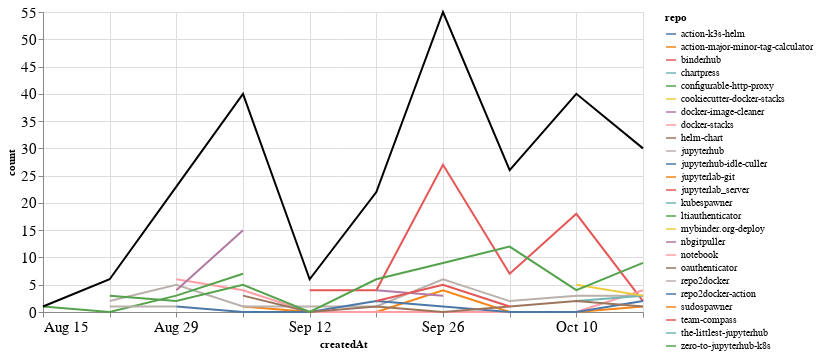

Notebook code for this chart:
### Markdown cell above
### Comments

### Code cell
comments_time = comments.groupby('repo').resample('W', on='createdAt').count()['author'].reset_index()
comments_time = comments_time.rename(columns={'author': 'count'})
comments_time_total = comments_time.groupby('createdAt').agg({"count": "sum"}).reset_index()
ch1 = alt.Chart(comments_time, width=600).mark_line().encode(
    x='createdAt',
    y='count',
    color='repo',
    tooltip="repo"
)

ch2 = alt.Chart(comments_time_total, width=600).mark_line(color="black").encode(
    x='createdAt',
    y='count',
)

ch1 + ch2

### Figure 1 — Vega-Lite specification as saved in the notebook (floating-point values rounded to 4 significant figures)
{"config": {"axisLeft": {"labelFontSize": 15}, "axisBottom": {"labelFontSize": 15}}, "layer": [{"data": {"name": "data-efb17d6723c2162d8c9b93aa79c71e7b"}, "mark": "line", "encoding": {"color": {"type": "nominal", "field": "repo"}, "tooltip": {"type": "nominal", "field": "repo"}, "x": {"type": "temporal", "field": "createdAt"}, "y": {"type": "quantitative", "field": "count"}}, "width": 600}, {"data": {"name": "data-afba4818446a9aa6b93cc9d4fc5a7795"}, "mark": {"type": "line", "color": "black"}, "encoding": {"x": {"type": "temporal", "field": "createdAt"}, "y": {"type": "quantitative", "field": "count"}}, "width": 600}], "$schema": "https://vega.github.io/schema/vega-lite/v4.8.1.json", "datasets": {"data-efb17d6723c2162d8c9b93aa79c71e7b": [{"repo": "action-k3s-helm", "createdAt": "2021-10-10T00:00:00", "count": 5}, {"repo": "action-major-minor-tag-calculator", "createdAt": "2021-09-05T00:00:00", "count": 1}, {"repo": "action-major-minor-tag-calculator", "createdAt": "2021-09-12T00:00:00", "count": 0}, {"repo": "action-major-minor-tag-calculator", "createdAt": "2021-09-19T00:00:00", "count": 0}, {"repo": "action-major-minor-tag-calculator", "createdAt": "2021-09-26T00:00:00", "count": 4}, {"repo": "action-major-minor-tag-calculator", "createdAt": "2021-10-03T00:00:00", "count": 0}, {"repo": "action-major-minor-tag-calculator", "createdAt": "2021-10-10T00:00:00", "count": 0}, {"repo": "action-major-minor-tag-calculator", "createdAt": "2021-10-17T00:00:00", "count": 1}, {"repo": "binderhub", "createdAt": "2021-09-12T00:00:00", "count": 4}, {"repo": "binderhub", "createdAt": "2021-09-19T00:00:00", "count": 4}, {"repo": "binderhub", "createdAt": "2021-09-26T00:00:00", "count": 27}, {"repo": "binderhub", "createdAt": "2021-10-03T00:00:00", "count": 7}, {"repo": "binderhub", "createdAt": "2021-10-10T00:00:00", "count": 18}, {"repo": "binderhub", "createdAt": "2021-10-17T00:00:00", "count": 2}, {"repo": "chartpress", "createdAt": "2021-09-05T00:00:00", "count": 2}, {"repo": "configurable-http-proxy", "createdAt": "2021-09-19T00:00:00", "count": 2}, {"repo": "cookiecutter-docker-stacks", "createdAt": "2021-09-05T00:00:00", "count": 1}, {"repo": "docker-image-cleaner", "createdAt": "2021-09-19T00:00:00", "count": 4}, {"repo": "docker-image-cleaner", "createdAt": "2021-09-26T00:00:00", "count": 3}, {"repo": "docker-stacks", "createdAt": "2021-08-29T00:00:00", "count": 6}, {"repo": "docker-stacks", "createdAt": "2021-09-05T00:00:00", "count": 4}, {"repo": "docker-stacks", "createdAt": "2021-09-12T00:00:00", "count": 0}, {"repo": "docker-stacks", "createdAt": "2021-09-19T00:00:00", "count": 0}, {"repo": "docker-stacks", "createdAt": "2021-09-26T00:00:00", "count": 0}, {"repo": "docker-stacks", "createdAt": "2021-10-03T00:00:00", "count": 0}, {"repo": "docker-stacks", "createdAt": "2021-10-10T00:00:00", "count": 0}, {"repo": "docker-stacks", "createdAt": "2021-10-17T00:00:00", "count": 4}, {"repo": "helm-chart", "createdAt": "2021-10-10T00:00:00", "count": 1}, {"repo": "jupyterhub", "createdAt": "2021-08-22T00:00:00", "count": 2}, {"repo": "jupyterhub", "createdAt": "2021-08-29T00:00:00", "count": 5}, {"repo": "jupyterhub", "createdAt": "2021-09-05T00:00:00", "count": 1}, {"repo": "jupyterhub", "createdAt": "2021-09-12T00:00:00", "count": 1}, {"repo": "jupyterhub", "createdAt": "2021-09-19T00:00:00", "count": 1}, {"repo": "jupyterhub", "createdAt": "2021-09-26T00:00:00", "count": 6}, {"repo": "jupyterhub", "createdAt": "2021-10-03T00:00:00", "count": 2}, {"repo": "jupyterhub", "createdAt": "2021-10-10T00:00:00", "count": 3}, {"repo": "jupyterhub", "createdAt": "2021-10-17T00:00:00", "count": 3}, {"repo": "jupyterhub-idle-culler", "createdAt": "2021-08-29T00:00:00", "count": 1}, {"repo": "jupyterhub-idle-culler", "createdAt": "2021-09-05T00:00:00", "count": 0}, {"repo": "jupyterhub-idle-culler", "createdAt": "2021-09-12T00:00:00", "count": 0}, {"repo": "jupyterhub-idle-culler", "createdAt": "2021-09-19T00:00:00", "count": 2}, {"repo": "jupyterhub-idle-culler", "createdAt": "2021-09-26T00:00:00", "count": 1}, {"repo": "jupyterhub-idle-culler", "createdAt": "2021-10-03T00:00:00", "count": 0}, {"repo": "jupyterhub-idle-culler", "createdAt": "2021-10-10T00:00:00", "count": 0}, {"repo": "jupyterhub-idle-culler", "createdAt": "2021-10-17T00:00:00", "count": 2}, {"repo": "jupyterlab-git", "createdAt": "2021-10-03T00:00:00", "count": 2}, {"repo": "jupyterlab_server", "createdAt": "2021-10-03T00:00:00", "count": 1}, {"repo": "kubespawner", "createdAt": "2021-10-10T00:00:00", "count": 2}, {"repo": "kubespawner", "createdAt": "2021-10-17T00:00:00", "count": 3}, {"repo": "ltiauthenticator", "createdAt": "2021-08-15T00:00:00", "count": 1}, {"repo": "ltiauthenticator", "createdAt": "2021-08-22T00:00:00", "count": 0}, {"repo": "ltiauthenticator", "createdAt": "2021-08-29T00:00:00", "count": 3}, {"repo": "ltiauthenticator", "createdAt": "2021-09-05T00:00:00", "count": 7}, {"repo": "mybinder.org-deploy", "createdAt": "2021-10-10T00:00:00", "count": 5}, {"repo": "mybinder.org-deploy", "createdAt": "2021-10-17T00:00:00", "count": 3}, {"repo": "nbgitpuller", "createdAt": "2021-08-29T00:00:00", "count": 4}, {"repo": "nbgitpuller", "createdAt": "2021-09-05T00:00:00", "count": 15}, {"repo": "notebook", "createdAt": "2021-08-29T00:00:00", "count": 1}, {"repo": "oauthenticator", "createdAt": "2021-09-05T00:00:00", "count": 3}, {"repo": "oauthenticator", "createdAt": "2021-09-12T00:00:00", "count": 0}, {"repo": "oauthenticator", "createdAt": "2021-09-19T00:00:00", "count": 1}, {"repo": "oauthenticator", "createdAt": "2021-09-26T00:00:00", "count": 0}, {"repo": "oauthenticator", "createdAt": "2021-10-03T00:00:00", "count": 1}, {"repo": "oauthenticator", "createdAt": "2021-10-10T00:00:00", "count": 2}, {"repo": "oauthenticator", "createdAt": "2021-10-17T00:00:00", "count": 1}, {"repo": "repo2docker", "createdAt": "2021-08-22T00:00:00", "count": 1}, {"repo": "repo2docker", "createdAt": "2021-08-29T00:00:00", "count": 1}, {"repo": "repo2docker-action", "createdAt": "2021-09-05T00:00:00", "count": 1}, {"repo": "sudospawner", "createdAt": "2021-09-12T00:00:00", "count": 1}, {"repo": "team-compass", "createdAt": "2021-09-19T00:00:00", "count": 2}, {"repo": "team-compass", "createdAt": "2021-09-26T00:00:00", "count": 5}, {"repo": "team-compass", "createdAt": "2021-10-03T00:00:00", "count": 1}, {"repo": "the-littlest-jupyterhub", "createdAt": "2021-10-17T00:00:00", "count": 2}, {"repo": "zero-to-jupyterhub-k8s", "createdAt": "2021-08-22T00:00:00", "count": 3}, {"repo": "zero-to-jupyterhub-k8s", "createdAt": "2021-08-29T00:00:00", "count": 2}, {"repo": "zero-to-jupyterhub-k8s", "createdAt": "2021-09-05T00:00:00", "count": 5}, {"repo": "zero-to-jupyterhub-k8s", "createdAt": "2021-09-12T00:00:00", "count": 0}, {"repo": "zero-to-jupyterhub-k8s", "createdAt": "2021-09-19T00:00:00", "count": 6}, {"repo": "zero-to-jupyterhub-k8s", "createdAt": "2021-09-26T00:00:00", "count": 9}, {"repo": "zero-to-jupyterhub-k8s", "createdAt": "2021-10-03T00:00:00", "count": 12}, {"repo": "zero-to-jupyterhub-k8s", "createdAt": "2021-10-10T00:00:00", "count": 4}, {"repo": "zero-to-jupyterhub-k8s", "createdAt": "2021-10-17T00:00:00", "count": 9}], "data-afba4818446a9aa6b93cc9d4fc5a7795": [{"createdAt": "2021-08-15T00:00:00", "count": 1}, {"createdAt": "2021-08-22T00:00:00", "count": 6}, {"createdAt": "2021-08-29T00:00:00", "count": 23}, {"createdAt": "2021-09-05T00:00:00", "count": 40}, {"createdAt": "2021-09-12T00:00:00", "count": 6}, {"createdAt": "2021-09-19T00:00:00", "count": 22}, {"createdAt": "2021-09-26T00:00:00", "count": 55}, {"createdAt": "2021-10-03T00:00:00", "count": 26}, {"createdAt": "2021-10-10T00:00:00", "count": 40}, {"createdAt": "2021-10-17T00:00:00", "count": 30}]}}
